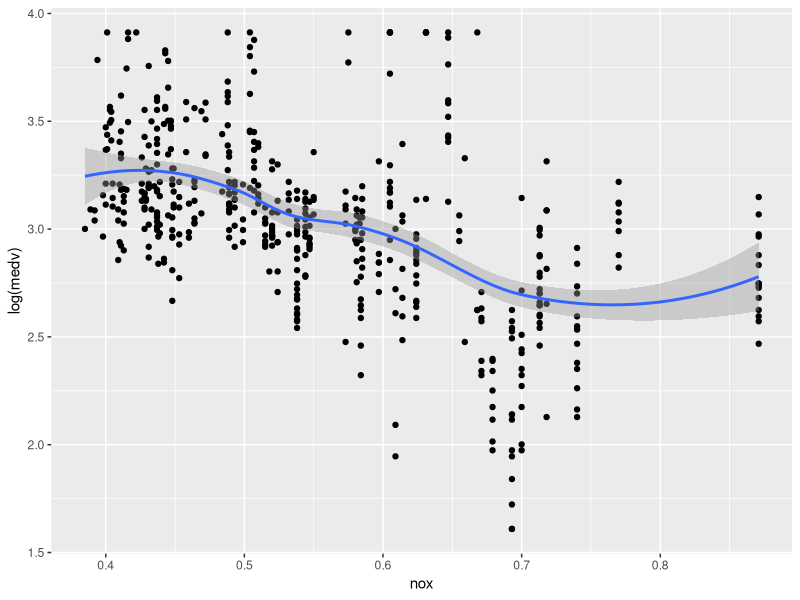
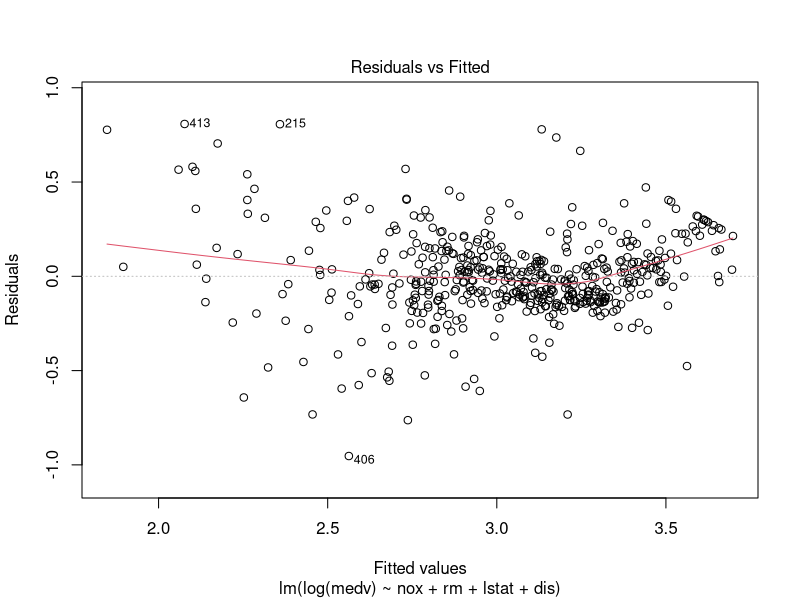
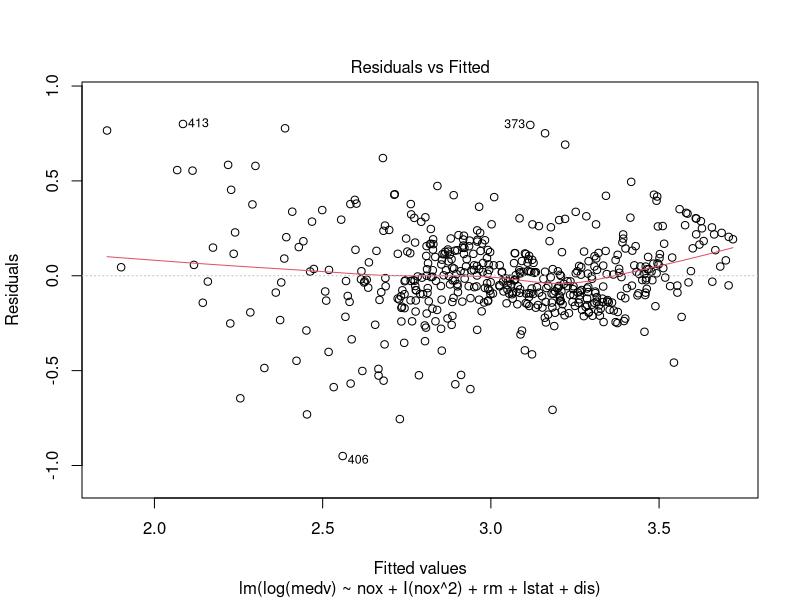
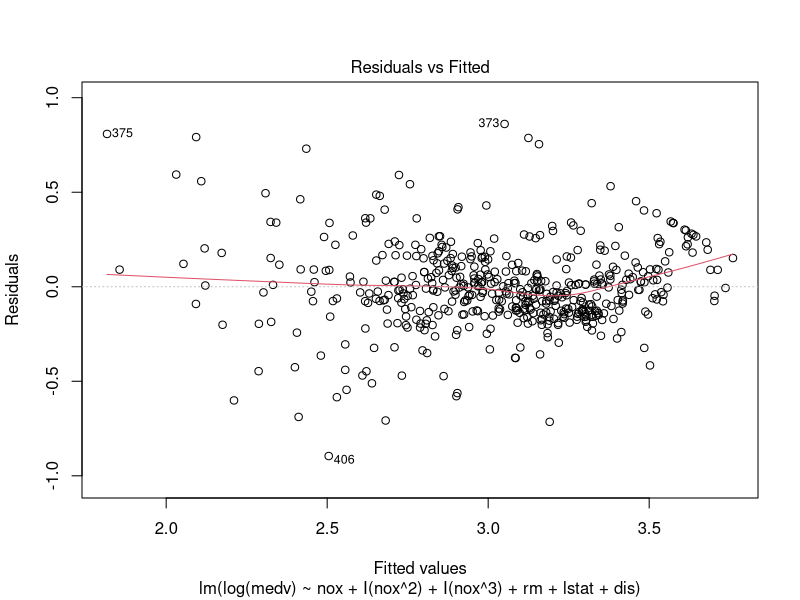
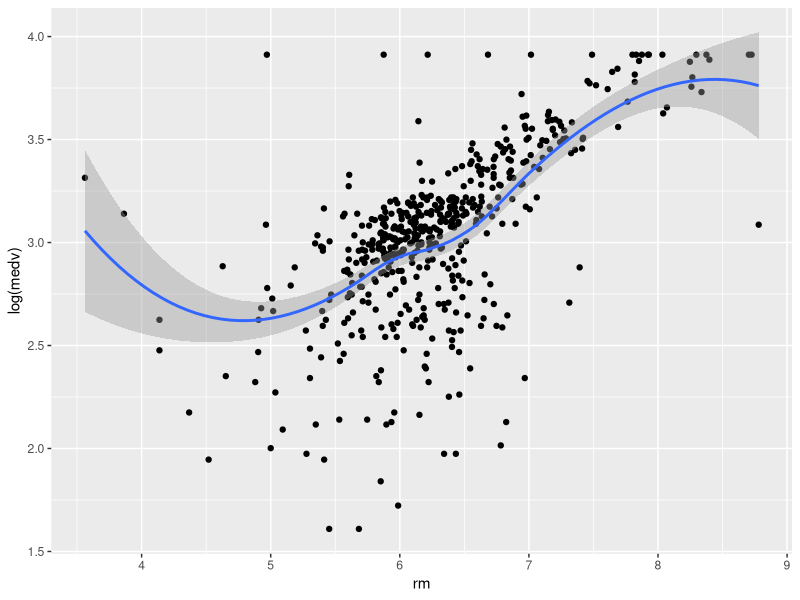
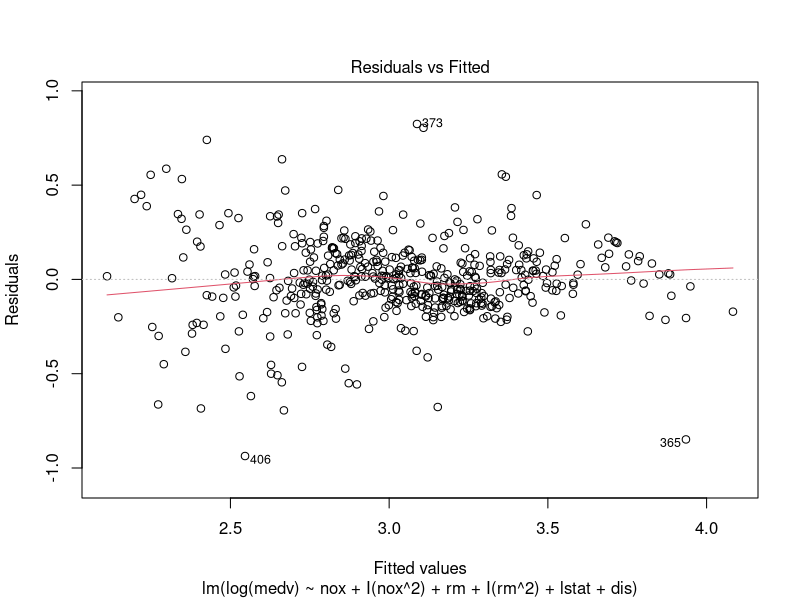

These figures' R source, in order:
### Statistics and Predictive Analytics

# Tutorial topic:   Polynomial regression

library(tidyverse)
library(MASS)
library(arm)
library(caret)

data(Boston)
b <- Boston

# By "polynomial regression" I mean adding quadratic terms
# (or terms with larger than n = 1 degrees, such as cubic)
# to the model to capture non-linearity in the bivariate
# relationship between a predictor and an outcome.

# Start with a base model:

display(log_model <- lm(log(medv) ~ nox + 
                          rm + 
                          lstat + 
                          dis, 
                        data = b))

# Should we add a quadratic term for nox? Perhaps.

ggplot(b, aes(nox, log(medv))) +
  geom_point() + 
  geom_smooth()

# Fit the above log model with a quadratic term for nox: I(nox^2)

display(quad_model <- lm(log(medv) ~ nox + 
                           I(nox^2)  + 
                           rm + 
                           lstat + 
                           dis, 
                        data = b))

display(cube_model <- lm(log(medv) ~ nox + 
                           I(nox^2)  + 
                           I(nox^3)  + 
                           rm + 
                           lstat + 
                           dis, 
                         data = b))


# Does this addition improve the model?  R-square goes up slightly.

AIC(log_model)
AIC(quad_model)
AIC(cube_model)

# Inspect residual plots
plot(log_model, which = 1)
plot(quad_model, which = 1)
plot(cube_model, which = 1)

# Fit the above log model with a quadratic term for rm.  Why?

ggplot(b, aes(rm, log(medv))) +
  geom_point() + 
  geom_smooth()

display(new_quad_model <- lm(log(medv) ~ nox + 
                           I(nox^2) + 
                           rm + 
                           I(rm^2) +
                           lstat + 
                           dis, 
                         data = b))

# Does this addition improve the model? 

AIC(quad_model)
AIC(new_quad_model)

plot(new_quad_model, which = 1)
